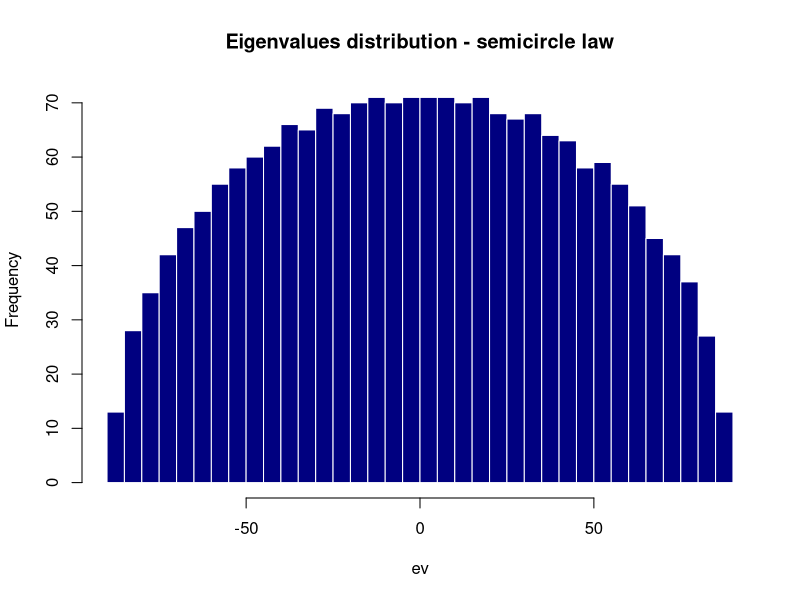
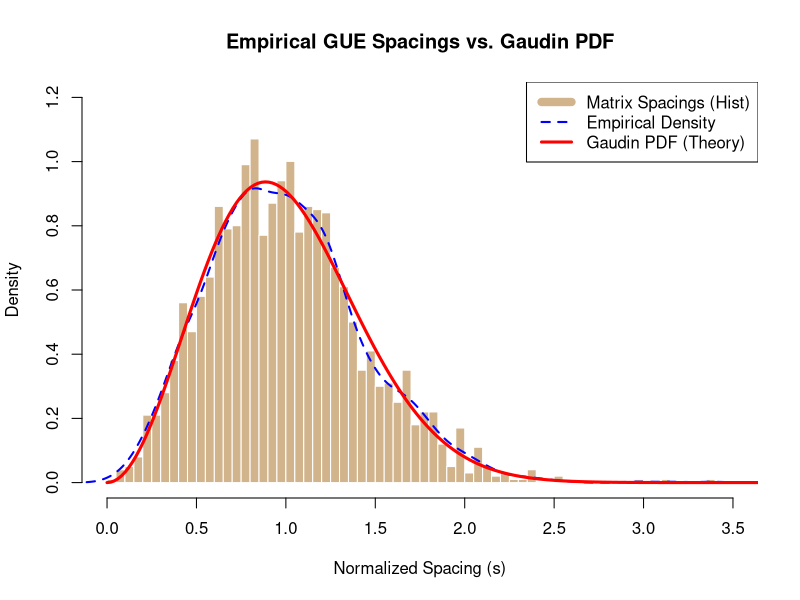
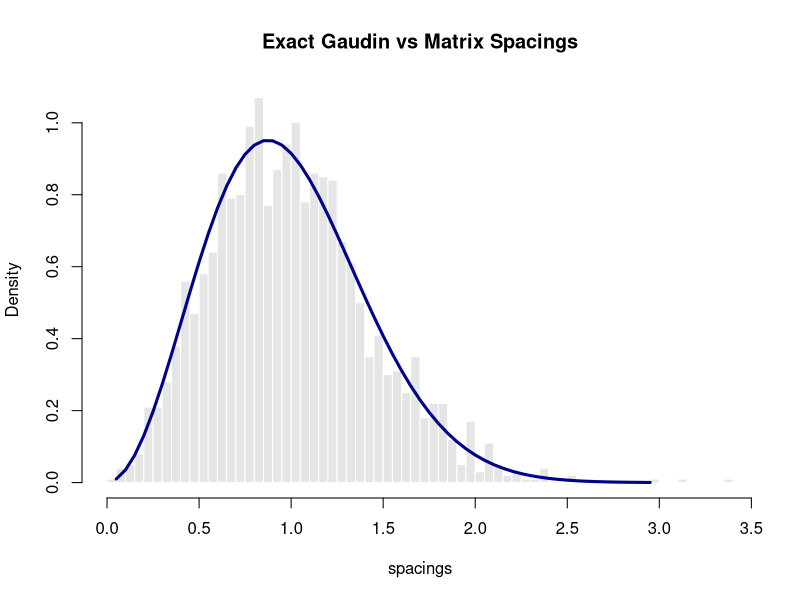

Source code (R) for these figures, in order:
## ---- chunk 1
# ---------------------------------------------------------
# Random Matrix Theory: GUE Spacings (Gaudin Distribution)
# ---------------------------------------------------------

# 1. Parameters
n <- 2000 # Increased size for better statistics

# 2. Generate a Random Complex Hermitian Matrix (GUE)
# We create a random complex matrix and add it to its conjugate transpose
M <- matrix(complex(real = rnorm(n^2), imaginary = rnorm(n^2)), nrow = n)
#all(Mod(M - t(Conj(M))) < 1e-10)
H <- (M + t(Conj(M))) / 2
#all(Mod(H - t(Conj(H))) < 1e-10)

# 3. Extract and Sort Eigenvalues
ev <- sort(Re(eigen(H, only.values = TRUE)$values))
differ <- diff(ev)
hist(ev, breaks=40, border=F, col='navyblue', main='Eigenvalues distribution - semicircle law')
#hist(differ, breaks=100)

# 4. Smooth Unfolding 
# We use a smooth spline to capture the 'trend' (Wigner Semicircle) 
# without erasing the local random fluctuations.
# This maps the eigenvalues to a range where the average spacing is 1.
smooth_map <- smooth.spline(ev, 1:n, df = 50) # df=50 keeps the curve smooth
unfolded_ev <- predict(smooth_map, ev)$y

# 5. Calculate Spacings
spacings <- diff(unfolded_ev)

# Ensure the mean spacing is exactly 1 (Crucial for the Gaudin formula)
spacings <- spacings / mean(spacings)

# 6. Define the Gaudin Distribution (Wigner Surmise for GUE, beta=2)
gaudin_pdf <- function(s) {
  (32 / pi^2) * (s^2) * exp(-(4 / pi) * s^2)
}

# 7. Visualization
# We use 'freq = FALSE' to ensure the y-axis is 'Density' not 'Count'
hist(spacings, breaks = 70, freq = FALSE, 
     xlim = c(0, 3.5), ylim = c(0, 1.2),
     main = "Empirical GUE Spacings vs. Gaudin PDF",
     xlab = "Normalized Spacing (s)", 
     col = "tan", border = "white")

# Plot the Empirical Density (the blue dashed line)
# This should now be asymmetrical and follow the red curve
lines(density(spacings), col = "blue", lwd = 2, lty = 2)

# Plot the Theoretical Gaudin Curve (the red line)
s_vals <- seq(0, 4, length.out = 200)
lines(s_vals, gaudin_pdf(s_vals), col = "red", lwd = 3)

legend("topright", 
       legend = c("Matrix Spacings (Hist)", "Empirical Density", "Gaudin PDF (Theory)"),
       col = c("tan", "blue", "red"), 
       lwd = c(8, 2, 3), lty = c(1, 2, 1),
       bg = "white")
## ---- chunk 2
# 1. Define the Sine Kernel function
sine_kernel <- function(x, y) {
  if (abs(x - y) < 1e-10) return(1) # Limit as x -> y
  return(sin(pi * (x - y)) / (pi * (x - y)))
}

# 2. Function to calculate E(0; s) - The probability of a hole of size s
# This uses the Nyström method with n_grid points
E0 <- function(s, n_grid = 100) {
  if (s == 0) return(1)
  
  # Create a grid of points from 0 to s
  nodes <- seq(0, s, length.out = n_grid)
  step <- nodes[2] - nodes[1]
  
  # Create the discretized Kernel matrix K
  # We use the mid-point rule or simple quadrature
  K <- matrix(0, nrow = n_grid, ncol = n_grid)
  for (i in 1:n_grid) {
    for (j in 1:n_grid) {
      K[i, j] <- sine_kernel(nodes[i], nodes[j]) * step
    }
  }
  
  # E(0; s) = det(I - K)
  return(det(diag(n_grid) - K))
}

# 3. Calculate the True Gaudin PDF p(s)
# p(s) is the second derivative of E0(s). 
# We calculate this numerically using finite differences.
s_vals <- seq(0, 3, by = 0.05)
e0_vals <- sapply(s_vals, E0)

# Numerical second derivative: p(s) = d^2/ds^2 E0(s)
ds <- 0.05
p_s_true <- diff(diff(e0_vals)) / (ds^2)
s_plot <- s_vals[2:(length(s_vals)-1)]

# 4. Plotting against your previous matrix data
# (Assuming 'spacings' from the previous GUE code is in memory)
hist(spacings, breaks=50, freq=FALSE, col="gray90", border="white", main="Exact Gaudin vs Matrix Spacings")
lines(s_plot, p_s_true, col="darkblue", lwd=3) # The True Determinant result
